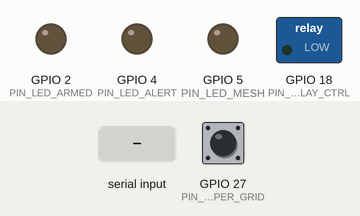
Bench run of a sketch on a simulated ESP32-S3. Parts: switched loads named in the sketch (green lamp = pin HIGH), output pins drawn as LEDs (lit = HIGH). Dashed ring = blinking. The inputs (shaded band) are chosen by the test bench; at power-on: GPIO 27 (PIN_TAMPER_GRID) HIGH. What the sketch prints to the serial monitor is not drawn.

Above: at 1.7 s.
1.8 s: GPIO 27 (PIN_TAMPER_GRID) pulled LOW for 0.15 s
At 2.9 s:
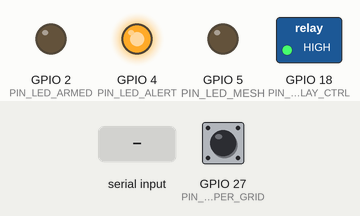
5.3 s: "ENGAGE\n" received over Serial
At 5.9 s:
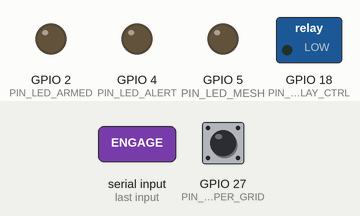
16.5 s: "ARM\n" received over Serial
At 16.9 s:
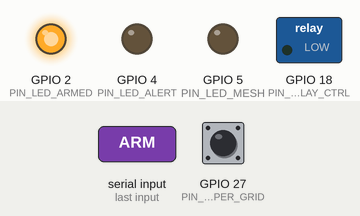
18.0 s: "GOSSIP:\n" received over Serial
19.5 s: "ISOLATE\n" received over Serial
At 20.4 s:
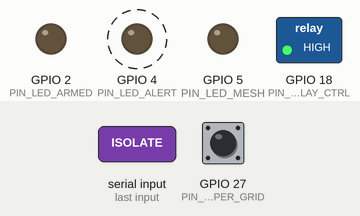
23.0 s: "RESTORE\n" received over Serial
At 24.2 s:
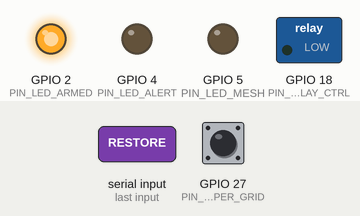
Timing chart, 0 to 25.5 s (numbered marks = the images above; inputs shaded):
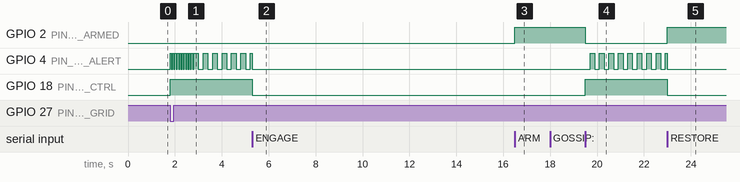

Measured:
- after the input at 1.8 s, GPIO 4 (PIN_LED_ALERT): goes 10 × (HIGH 0.05 s, LOW 0.05 s), 6 × (HIGH 0.20 s, LOW 0.20 s), then HIGH, starting at once; GPIO 18 (PIN_RELAY_CTRL): LOW → HIGH at once
- after the input at 5.3 s, GPIO 18 (PIN_RELAY_CTRL): HIGH → LOW at once
- after the input at 16.5 s, GPIO 2 (PIN_LED_ARMED): LOW → HIGH at once
- after the input at 19.5 s, GPIO 2 (PIN_LED_ARMED): HIGH → LOW at once; GPIO 4 (PIN_LED_ALERT): alternates HIGH for 0.20 s and LOW for 0.20 s, starting after 0.20 s; GPIO 18 (PIN_RELAY_CTRL): LOW → HIGH at once
- after the input at 23.0 s, GPIO 2 (PIN_LED_ARMED): LOW → HIGH at once; GPIO 18 (PIN_RELAY_CTRL): HIGH → LOW at once

The sketch:

esp32_coprocessor.ino
```cpp
/*
 * BlackBox Sentinel — ESP32-S3 Co-Processor Firmware
 *
 * Hardware Responsibilities:
 *   1. Hardware mechanical line relay control (GPIO 18)
 *   2. Anti-tamper chassis copper grid interrupt (GPIO 27, Active-Low)
 *   3. ESP-NOW connectionless P2P mesh threat gossip (2.4GHz)
 *   4. SIM800L GSM cellular modem UART communication (AT commands)
 *   5. Host UART command interface with Raspberry Pi Zero 2W (115200 baud)
 *
 * Target Hardware: ESP32-S3 DevKitC-1 / ESP32 DevKit V1
 * Framework: Arduino / ESP-IDF ESP32 Core
 */

#include <Arduino.h>

#include <esp_now.h>
#include <esp_wifi.h>

// ── Pin Definitions ────────────────────────────────────────────────────────
#define PIN_RELAY_CTRL       18   // Controls 5V signal isolation relay
#define PIN_TAMPER_GRID      27   // Anti-tamper interrupt line (PULLUP)
#define PIN_LED_ARMED        2    // Green status LED
#define PIN_LED_ALERT        4    // Red alert / lockdown LED
#define PIN_LED_MESH         5    // Blue ESP-NOW mesh activity LED

#define SIM800_RX_PIN        16   // ESP32 RX <- SIM800L TX
#define SIM800_TX_PIN        17   // ESP32 TX -> SIM800L RX

// ── Data Structures ────────────────────────────────────────────────────────
typedef struct __attribute__((packed)) {
    char origin_node[16];
    char threat_type[32];
    float anomaly_score;
    uint16_t victim_port;
    uint32_t timestamp;
} MeshThreatPacket;

// Broadcast MAC address for ESP-NOW mesh
uint8_t broadcastMac[] = {0xFF, 0xFF, 0xFF, 0xFF, 0xFF, 0xFF};

// ── System State ───────────────────────────────────────────────────────────
volatile bool tamperTriggered = false;
bool isArmed = false;
bool isAirGapped = false;
unsigned long lastHeartbeat = 0;
unsigned long lastBlink = 0;
bool alertBlinkState = false;

// ── Anti-Tamper Interrupt Service Routine ──────────────────────────────────
void IRAM_ATTR onTamperInterrupt() {
    tamperTriggered = true;
}

// ── ESP-NOW Callbacks ──────────────────────────────────────────────────────
void onDataSent(const uint8_t *mac_addr, esp_now_send_status_t status) {
    digitalWrite(PIN_LED_MESH, LOW);
    Serial.printf("[ESP-NOW] Threat broadcast status: %s\n",
                  status == ESP_NOW_SEND_SUCCESS ? "SUCCESS" : "FAIL");
}

void onDataRecv(const esp_now_recv_info *recv_info, const uint8_t *incomingData, int len) {
    digitalWrite(PIN_LED_MESH, HIGH);
    if (len == sizeof(MeshThreatPacket)) {
        MeshThreatPacket pkt;
        memcpy(&pkt, incomingData, sizeof(MeshThreatPacket));

        Serial.printf("[ESP-NOW-RECV] Peer Threat Alert from %s! Type: %s | Port: %d | Score: %.3f\n",
                      pkt.origin_node, pkt.threat_type, pkt.victim_port, pkt.anomaly_score);

        // Forward threat to Pi host over serial
        Serial.printf("{\"event\":\"mesh_peer_alert\",\"origin\":\"%s\",\"type\":\"%s\",\"port\":%d,\"score\":%.3f}\n",
                      pkt.origin_node, pkt.threat_type, pkt.victim_port, pkt.anomaly_score);
    }
    delay(50);
    digitalWrite(PIN_LED_MESH, LOW);
}

// ── Hardware Control Functions ─────────────────────────────────────────────
void isolateRelay() {
    isAirGapped = true;
    digitalWrite(PIN_RELAY_CTRL, HIGH); // Actuate relay to open circuit
    digitalWrite(PIN_LED_ARMED, LOW);
    digitalWrite(PIN_LED_ALERT, HIGH);
    Serial.println("{\"event\":\"relay_state\",\"state\":\"ISOLATED\"}");
}

void engageRelay() {
    isAirGapped = false;
    digitalWrite(PIN_RELAY_CTRL, LOW);  // Return relay to NC (connected)
    digitalWrite(PIN_LED_ARMED, isArmed ? HIGH : LOW);
    digitalWrite(PIN_LED_ALERT, LOW);
    Serial.println("{\"event\":\"relay_state\",\"state\":\"ENGAGED\"}");
}

void broadcastThreatMesh(const char* threat, float score, uint16_t port) {
    MeshThreatPacket pkt;
    strncpy(pkt.origin_node, "AEDN-RACK-01", sizeof(pkt.origin_node));
    strncpy(pkt.threat_type, threat, sizeof(pkt.threat_type));
    pkt.anomaly_score = score;
    pkt.victim_port = port;
    pkt.timestamp = millis() / 1000;

    digitalWrite(PIN_LED_MESH, HIGH);
    esp_now_send(broadcastMac, (uint8_t *)&pkt, sizeof(MeshThreatPacket));
}

// ── Host Serial Command Parser ─────────────────────────────────────────────
void processHostCommand(String cmd) {
    cmd.trim();
    if (cmd == "ISOLATE" || cmd == "CUT") {
        isolateRelay();
    } else if (cmd == "ENGAGE" || cmd == "RESTORE") {
        engageRelay();
    } else if (cmd == "ARM") {
        isArmed = true;
        if (!isAirGapped) digitalWrite(PIN_LED_ARMED, HIGH);
        Serial.println("{\"event\":\"coprocessor_state\",\"status\":\"ARMED\"}");
    } else if (cmd == "DISARM") {
        isArmed = false;
        digitalWrite(PIN_LED_ARMED, LOW);
        Serial.println("{\"event\":\"coprocessor_state\",\"status\":\"DISARMED\"}");
    } else if (cmd.startsWith("GOSSIP:")) {
        // Format: GOSSIP:EXFILTRATION:-0.088:4444
        int firstColon = cmd.indexOf(':', 7);
        int secondColon = cmd.indexOf(':', firstColon + 1);
        String threat = cmd.substring(7, firstColon);
        float score = cmd.substring(firstColon + 1, secondColon).toFloat();
        uint16_t port = cmd.substring(secondColon + 1).toInt();
        broadcastThreatMesh(threat.c_str(), score, port);
    } else if (cmd == "PING") {
        Serial.println("{\"event\":\"pong\",\"tamper\":false,\"relay\":\"ENGAGED\"}");
    }
}

// ── Setup ──────────────────────────────────────────────────────────────────
void setup() {
    Serial.begin(115200);
    delay(500);
    Serial.println("\n========================================================");
    Serial.println("  🛡️  BLACKBOX SENTINEL — ESP32-S3 CO-PROCESSOR v2.0   ");
    Serial.println("========================================================");

    // Initialize GPIO pins
    pinMode(PIN_RELAY_CTRL, OUTPUT);
    pinMode(PIN_LED_ARMED, OUTPUT);
    pinMode(PIN_LED_ALERT, OUTPUT);
    pinMode(PIN_LED_MESH, OUTPUT);
    pinMode(PIN_TAMPER_GRID, INPUT_PULLUP);

    // Default states
    engageRelay();
    digitalWrite(PIN_LED_ARMED, LOW);
    digitalWrite(PIN_LED_ALERT, LOW);
    digitalWrite(PIN_LED_MESH, LOW);

    // Attach hardware interrupt on tamper grid (falling edge = broken continuous loop)
    attachInterrupt(digitalPinToInterrupt(PIN_TAMPER_GRID), onTamperInterrupt, FALLING);

    // Initialize WiFi in Station Mode for ESP-NOW (no AP connection needed)
    WiFi.mode(WIFI_STA);
    WiFi.disconnect();
    Serial.printf("[WIFI] ESP32 MAC Address: %s\n", WiFi.macAddress().c_str());

    // Initialize ESP-NOW
    if (esp_now_init() != ESP_OK) {
        Serial.println("❌ [ESP-NOW] Initialization failed!");
    } else {
        Serial.println("✅ [ESP-NOW] Mesh protocol initialized.");
        esp_now_register_send_cb(onDataSent);
        esp_now_register_recv_cb(onDataRecv);

        // Register broadcast peer
        esp_now_peer_info_t peerInfo = {};
        memcpy(peerInfo.peer_addr, broadcastMac, 6);
        peerInfo.channel = 0;
        peerInfo.encrypt = false;
        if (esp_now_add_peer(&peerInfo) == ESP_OK) {
            Serial.println("✅ [ESP-NOW] Broadcast peer registered.");
        }
    }

    Serial.println("[SYSTEM] Co-processor initialized and ready for Pi host commands.");
}

// ── Main Execution Loop ────────────────────────────────────────────────────
void loop() {
    // 1. Check for Anti-Tamper grid rupture
    if (tamperTriggered) {
        tamperTriggered = false;
        Serial.println("🚨 {\"event\":\"tamper_breach\",\"action\":\"ZEROIZE_AND_ISOLATE\"}");
        isolateRelay();
        // Fast alert blink loop
        for (int i = 0; i < 10; i++) {
            digitalWrite(PIN_LED_ALERT, HIGH);
            delay(50);
            digitalWrite(PIN_LED_ALERT, LOW);
            delay(50);
        }
    }

    // 2. Read commands from Raspberry Pi host over Serial
    while (Serial.available()) {
        String cmd = Serial.readStringUntil('\n');
        if (cmd.length() > 0) {
            processHostCommand(cmd);
        }
    }

    // 3. Status LED blinking when in alert / isolated mode
    if (isAirGapped) {
        if (millis() - lastBlink > 200) {
            lastBlink = millis();
            alertBlinkState = !alertBlinkState;
            digitalWrite(PIN_LED_ALERT, alertBlinkState ? HIGH : LOW);
        }
    }

    // 4. Heartbeat telemetry to Pi host every 5 seconds
    if (millis() - lastHeartbeat > 5000) {
        lastHeartbeat = millis();
        Serial.printf("{\"heartbeat\":%lu,\"relay\":\"%s\",\"tamper_grid\":%s}\n",
                      millis() / 1000,
                      isAirGapped ? "ISOLATED" : "ENGAGED",
                      digitalRead(PIN_TAMPER_GRID) == HIGH ? "SECURE" : "BREACHED");
    }
}
```
